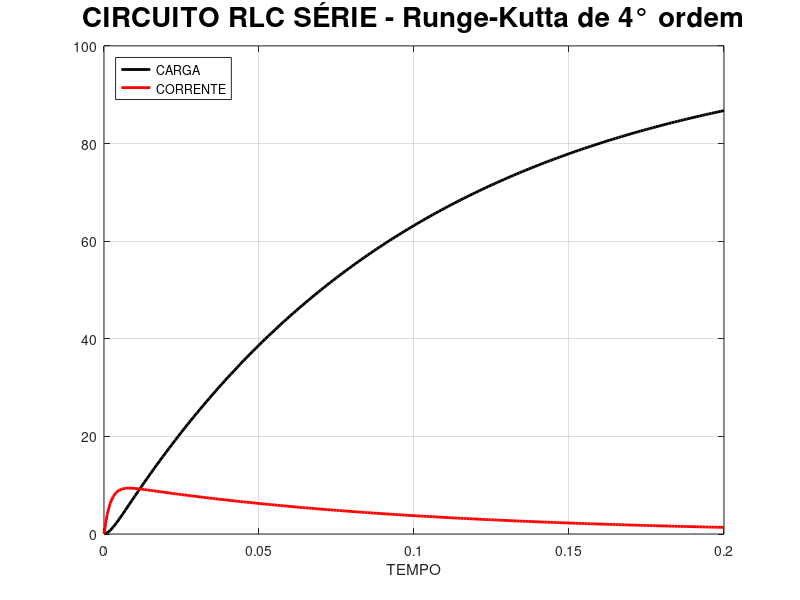

This chart was generated by the following MATLAB code:
% ---------------------------------------------
% INSTITUTO FEDERAL DA PARAÍBA
% CURSO SUPERIOR DE BACHARELADO EM ENGENHARIA ELÉTRICA
% DISCIPLINA: CÁLCULO NUMÉRICO 2020
% EDO: CIRCUITO RLC SÉRIE - RUNGE-KUTTA DE 4° ORDEM
% JOÃO PESSOA, 21/11/2020.
% AUTOR: ANTÔNIO, EDUARDO, GABRIEL E TAYNARA
% ---------------------------------------------
clear all, close all, clc,

A=0; B=0.2; H=0.001; M=(B-A)/H;                              
T(1)=A; X(1)=0; Y(1)=0;       

function L=FP(T,X,Y);
L = Y;
end

function R=GP(T,X,Y);
R=5000-500*Y-5000*X;
end

for J=1:M
  K1=H*FP(T(J),X(J),Y(J));    
  L1=H*GP(T(J),X(J),Y(J));    
  K2=H*FP(T(J)+0.5*H,X(J)+0.5*K1,Y(J)+0.5*L1);
  L2=H*GP(T(J)+0.5*H,X(J)+0.5*K1,Y(J)+0.5*L1);
  K3=H*FP(T(J)+0.5*H,X(J)+0.5*K2,Y(J)+0.5*L2);
  L3=H*GP(T(J)+0.5*H,X(J)+0.5*K2,Y(J)+0.5*L2);
  K4=H*FP(T(J)+H,X(J)+K3,Y(J)+L3);
  L4=H*GP(T(J)+H,X(J)+K3,Y(J)+L3);
  T(J+1)=T(J)+H;
  X(J+1)=X(J)+(1/6)*(K1+2*(K2+K3)+K4);
  Y(J+1)=Y(J)+(1/6)*(L1+2*(L2+L3)+L4);
end
X=X.*100;

%SAÍDA GRÁFICA
a=plot(T,X,'k',T,Y,'r'); set(a,'LineWidth',2);
title("CIRCUITO RLC SÉRIE - Runge-Kutta de 4° ordem",'fontsize',20);
legend('CARGA','CORRENTE','Location','NorthWest');
xlabel('TEMPO'), axis([A B 0 100]), grid on

%SAÍDA JANELA DE COMANDO
fprintf("CIRCUITO RLC SÉRIE - Runge-Kutta de 4° ordem\n\n");
fprintf("\tTempo\tCarga\tCorrente\n\n");
disp([T' X' Y']); 
